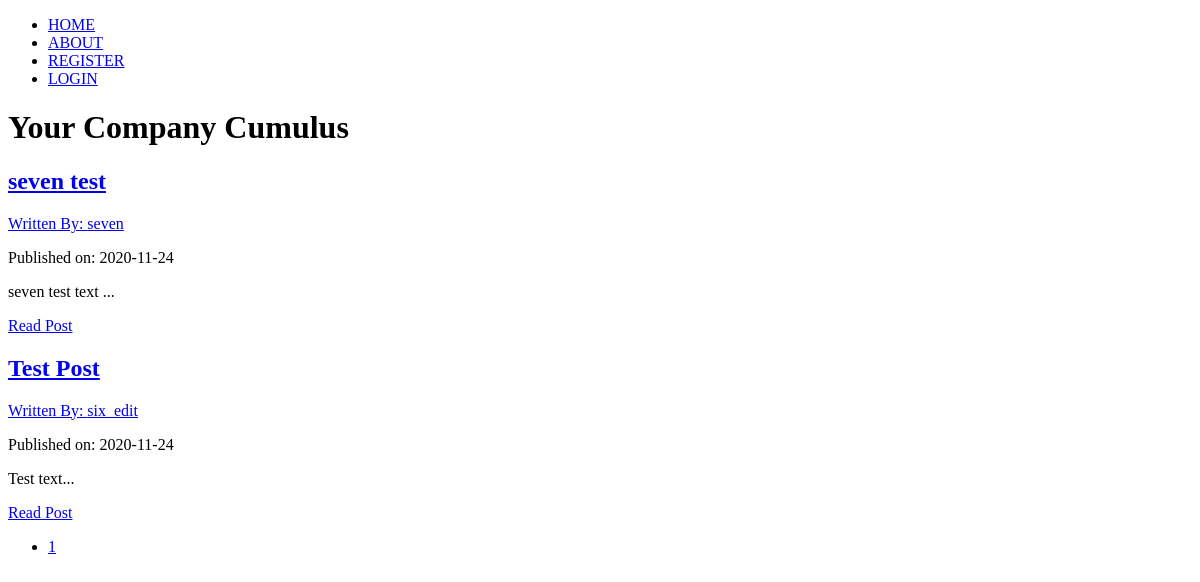
Before: / with the older database file.
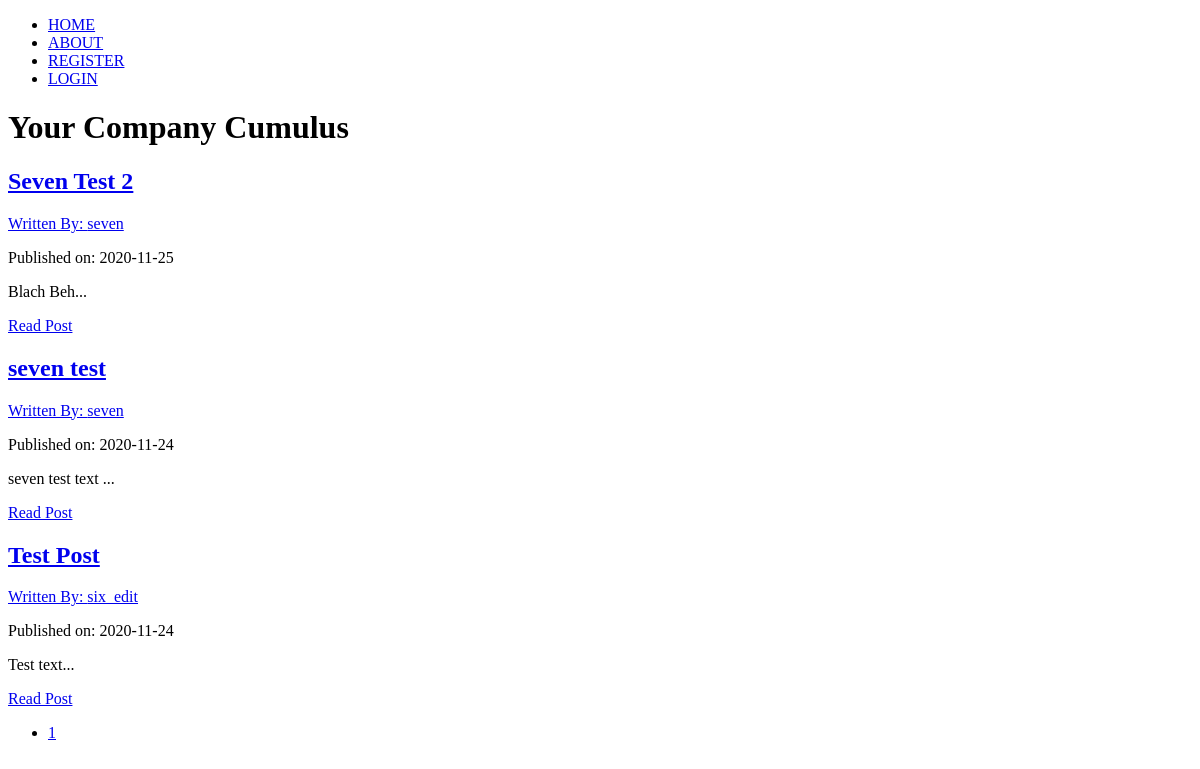
After: the same page with the newer database file.
### cumulus/models.py (models this page shows, shortened)
class Posting(db.Model):
    users = db.relationship(User)
    id = db.Column(db.Integer,primary_key=True)
    user_id = db.Column(db.Integer,db.ForeignKey('users.id'),nullable=False)
    date = db.Column(db.DateTime, nullable=False,default=datetime.utcnow)
    title = db.Column(db.String(140),nullable=False)
    text = db.Column(db.Text,nullable=False)

class User(db.Model,UserMixin):
    __tablename__ = 'users'
    id = db.Column(db.Integer,primary_key=True)
    profile_image = db.Column(db.String(64),nullable=False,default='default_profile.png')
    email = db.Column(db.String(64),unique=True,index=True)
    username = db.Column(db.String(64),unique=True,index=True)
    password_hash = db.Column(db.String(128))
    postings = db.relationship('Posting',backref='author',lazy=True)

### cumulus/core/views.py (the view)
@core.route('/')
def index():
    page = request.args.get('page', 1, type=int)
    postings = Posting.query.order_by(Posting.date.desc()).paginate(page=page, per_page=10)
    return render_template('index.html',postings=postings)

### cumulus/templates/index.html (shortened to what this page needs)
{% extends 'base.html' %}
{% block content %}
    <div>
        <h1>Your Company Cumulus</h1>
    </div>
    <div class="container">
        {% for post in postings.items %}
        <div class="card" >
          <div class="card-body">
            <h2><a class="card-title" href="  {{ url_for('postings.posting',posting_id=post.id) }}">{{ post.title }}</a></h2>
            <a href="{{ url_for('users.user_postings',username=post.author.username) }}">Written By: {{ post.author.username }}</a>
            <p>Published on: {{ post.date.strftime('%Y-%m-%d') }}</p>
            <p class="card-text">{{ post.text[:100] }}...</p>
            <a href="{{ url_for('postings.posting',posting_id=post.id) }}" class="btn btn-primary">Read Post</a>
          </div>
        </div>
       {% endfor %}
       <nav aria-label="Page navigation example">
         <ul class="pagination justify-content-center">
           {% for page_num in postings.iter_pages(left_edge=1, right_edge=1, left_current=1, right_current=2) %}
              {% if postings.page == page_num %}
              <li class="page-item disabled">
                <a class="page-link" href="{{ url_for('core.index',page=page_num) }}">{{ page_num }}</a></li>
              {% else %}
                <li class="page-item"><a class="page-link" href="{{ url_for('core.index',page=page_num) }}">{{ page_num }}</a></li>
              {% endif %}
          {% endfor %}
        </nav>
    </div>
{% endblock content %}

Changed rows visible on the page:
added Posting: title "Seven Test 2", author.username "seven", date "2020-11-25", text "Blach Beh"
